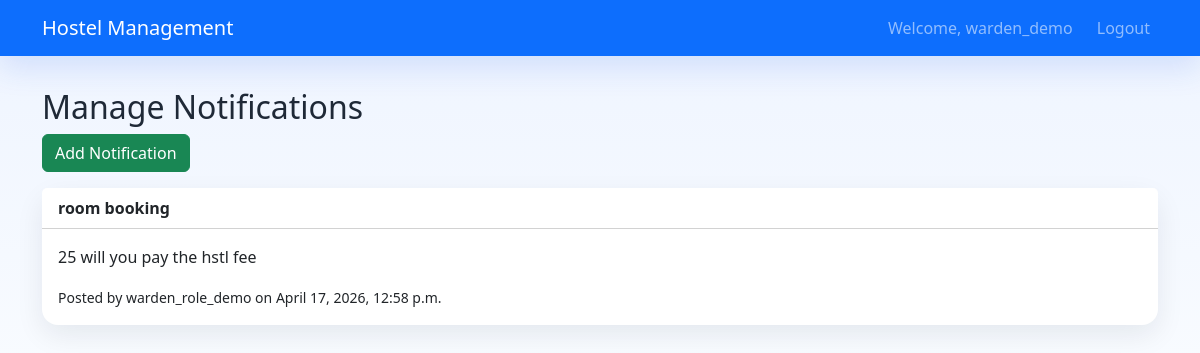
Page /accounts/admin/notifications/ (signed in) on the committed database.
### accounts/models.py (models this page shows, shortened)
class User(AbstractUser):
    ROLE_CHOICES = [
        ('student', 'Student'),
        ('admin', 'Admin'),
        ('warden', 'Warden'),
    ]
    role = models.CharField(max_length=10, choices=ROLE_CHOICES, default='student')

### notifications/models.py (models this page shows, shortened)
class Notification(models.Model):
    title = models.CharField(max_length=200)
    content = models.TextField()
    created_at = models.DateTimeField(auto_now_add=True)
    posted_by = models.ForeignKey(settings.AUTH_USER_MODEL, on_delete=models.CASCADE)

### accounts/views.py (the view)
# urls.py: path('admin/notifications/', views.admin_notifications, name='admin_notifications'),
@login_required
def admin_notifications(request):
    if not is_management_user(request.user):
        return redirect('login')
    notifications = Notification.objects.all().order_by('-created_at')
    return render(request, 'admin_notifications.html', {'notifications': notifications})

### accounts/views.py (called while the page is built)
def is_management_user(user):
    return getattr(user, 'role', None) in {'admin', 'warden'}

### templates/admin_notifications.html (shortened to what this page needs)
{% extends 'base.html' %}
{% block content %}
<h2>Manage Notifications</h2>
<a href="{% url 'add_notification' %}" class="btn btn-success mb-3">Add Notification</a>
{% for notification in notifications %}
<div class="card mb-3">
    <div class="card-header">{{ notification.title }}</div>
    <div class="card-body">
        <p>{{ notification.content }}</p>
        <small>Posted by {{ notification.posted_by.username }} on {{ notification.created_at }}</small>
    </div>
</div>
{% endfor %}
{% endblock %}

### templates/base.html (shortened to what this page needs)
<!DOCTYPE html>
<html lang="en">
<head>
    <link href="https://cdn.jsdelivr.net/npm/bootstrap@5.3.0/dist/css/bootstrap.min.css" rel="stylesheet">
</head>
<body>
    <nav class="navbar navbar-expand-lg navbar-dark bg-primary">
        <div class="container">
            {% if user.is_authenticated %}
                {% if user.role == 'student' %}
                    <a class="navbar-brand" href="{% url 'student_dashboard' %}">Hostel Management</a>
                {% elif user.role == 'warden' %}
                    <a class="navbar-brand" href="{% url 'warden_dashboard' %}">Hostel Management</a>
                {% else %}
                    <a class="navbar-brand" href="{% url 'admin_dashboard' %}">Hostel Management</a>
                {% endif %}
            {% else %}
                <a class="navbar-brand" href="{% url 'home' %}">Hostel Management</a>
            {% endif %}
            {% if user.is_authenticated %}
                <div class="navbar-nav ms-auto">
                    <span class="navbar-text me-3">Welcome, {{ user.username }}</span>
                    <a class="nav-link" href="{% url 'logout' %}">Logout</a>
                </div>
            {% endif %}
        </div>
    </nav>
    <div class="page-shell">
        <div class="{% block container_class %}container{% endblock %}">
            {% block content %}{% endblock %}
        </div>
    </div>
</body>
</html>

### templates/base.html (style rules this page uses)
body { min-height: 100vh; background: linear-gradient(180deg, #eef4ff 0%, #f8fbff 45%, #ffffff 100%); color: #1f2937; }
.navbar { box-shadow: 0 12px 30px rgba(37, 99, 235, 0.15); }
.page-shell { padding: 2rem 0 3rem; }
.card { border: 0; border-radius: 1rem; box-shadow: 0 10px 28px rgba(15, 23, 42, 0.08); }
.card-header { background: #ffffff; font-weight: 700; }

### rows in the picture
User: username "warden_demo"
Notification: title "room booking", content "25 will you pay the hstl fee", posted_by.username "warden_role_demo", created_at "April 17, 2026, 12:58 p.m."
